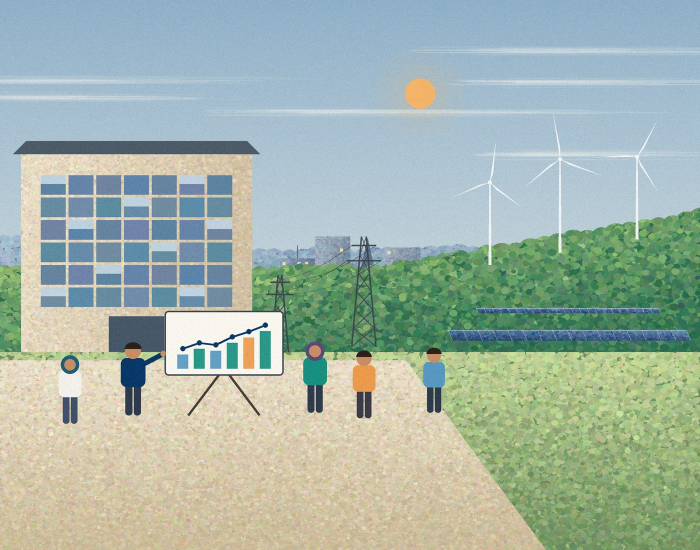
#> input picture src/assets/art/ieef-at-work.jpg, 1400 x 1100 px, given in place of bg_day.jpg, which was not available (shown at 1/2 size)
$ python compose.py ../../src/assets/art/ieef-at-work.jpg
#> lines starting #> are read from the running program, lines starting #| are printed output that depends on the picture; pictures that were not available may be replaced by others from this repository, and a replacement may not be noted
import numpy as np
from PIL import Image, ImageFilter, ImageDraw, ImageChops
ART = '/home/claude/ieef-website/src/assets/art/'
W, H = 900, 1200

def cover(img, w, h, fy=0.5):
    s = max(w / img.width, h / img.height)
    im = img.resize((round(img.width * s), round(img.height * s)), Image.LANCZOS)
    x = (im.width - w) // 2; y = int((im.height - h) * fy)
    return im.crop((x, y, x + w, y + h))

def bg_forest():
    art = Image.open(ART + 'paint_mobile.jpg').convert('RGB')         # 900x1800 portrait painting
    im = cover(art, W, H, fy=0.42).filter(ImageFilter.GaussianBlur(5))
    return im

def bg_dusk():
    art = Image.open(ART + 'paint_dusk.jpg').convert('RGB')
    im = cover(art, W, H, fy=0.35)
    im = im.filter(ImageFilter.GaussianBlur(5))
    return im

def bg_paper():
    paper = Image.new('RGB', (W, H), (244, 239, 227))
    # soft sky wash at the top
    g = np.linspace(0, 1, H)[:, None]
    sky = (np.array([214, 225, 230]) * (1 - g) + np.array([244, 239, 227]) * g)
    paper = Image.fromarray(np.repeat(sky[:, None, :], W, 1).squeeze().astype(np.uint8))
    art = Image.open(ART + 'paint_mobile.jpg').convert('RGB')
    hills = cover(art, W, int(H * 0.6), fy=0.62)
    mask = Image.new('L', hills.size, 0); d = np.asarray(hills).astype(int)
    # take only the painted hills (drop the sky of the painting): sky pixels are blue-grey and bright
    sky_like = (d[..., 2] > d[..., 1] - 5) & (d.mean(2) > 150)
    m = Image.fromarray(np.where(sky_like, 0, 255).astype(np.uint8)).filter(ImageFilter.GaussianBlur(3))
    paper.paste(hills, (0, H - hills.height), m)
    d = ImageDraw.Draw(paper)
    d.ellipse([W * 0.68, H * 0.16, W * 0.68 + 120, H * 0.16 + 120], fill=(236, 154, 76))
    return paper.filter(ImageFilter.GaussianBlur(1.2))

def compose(cut_path, bg, grade):
#> called with grade = (120, 150, 110)
    person = Image.open(cut_path).convert('RGBA')
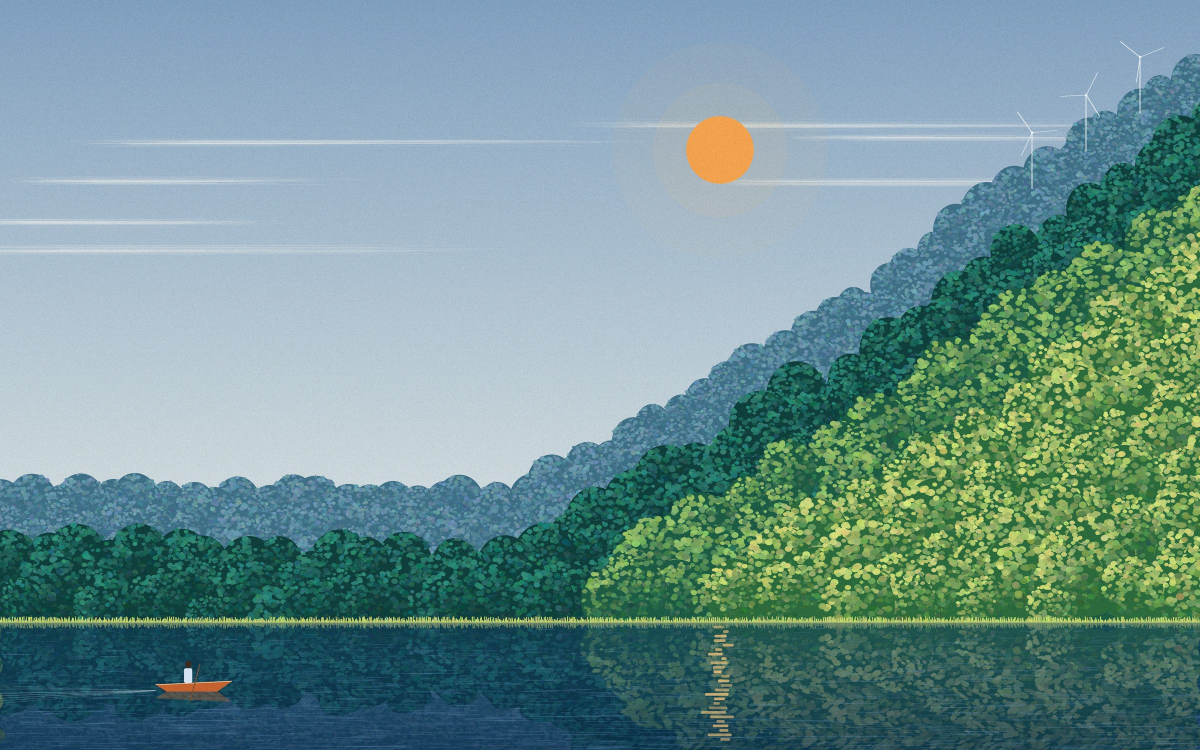
#> input picture src/assets/art/paint_hero.jpg, 2400 x 1500 px, given in place of ieef-at-work.jpg.png, which was not available (shown at 1/2 size)
    person = person.resize((W, round(person.height * W / person.width)), Image.LANCZOS)
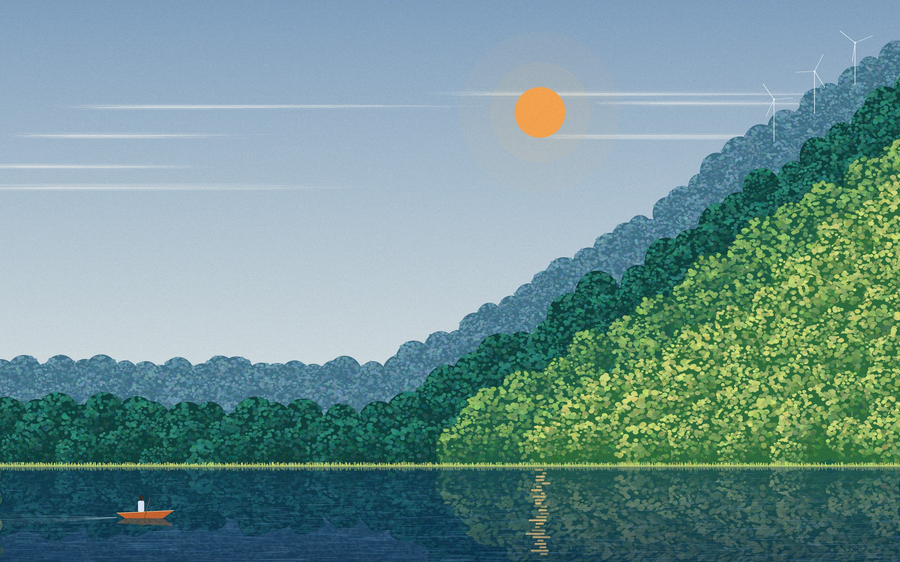
#> person: PIL image 900x562 RGBA; mean R, G, B, A 110.9, 146.1, 146.1, 255
    canvas = bg.copy().convert('RGBA')
    # soft contact shadow under the figure
    alpha = person.split()[3]
#> alpha: PIL image 900x562 L; every value is 255
    # soft ambient shadow behind the figure (no offset, so no dark halo on one side)
    sh = Image.new('RGBA', person.size, (10, 25, 35, 0)); sh.putalpha(alpha.point(lambda v: int(v * .18)).filter(ImageFilter.GaussianBlur(26)))
#> after `sh.putalpha(alpha.point(lambda v: int(v * 0.18)).filter(ImageFilter.Ga`:
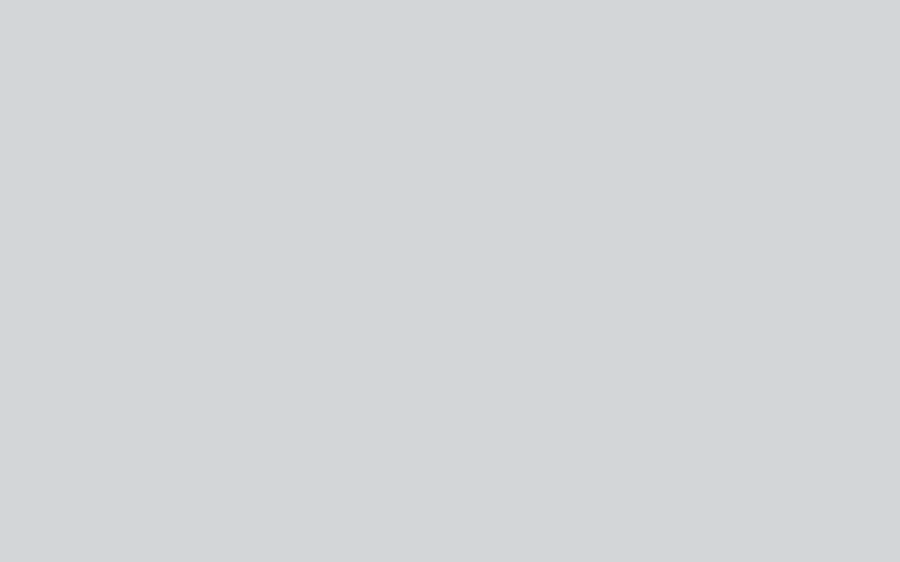
#> sh: PIL image 900x562 RGBA; mean R, G, B, A 10, 25, 35, 45; transparent parts drawn white
    canvas.alpha_composite(sh, (0, H - person.height + 6))
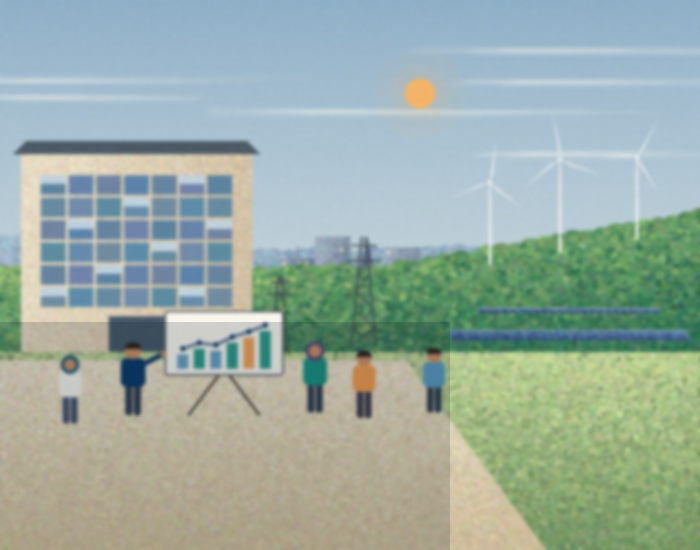
#> canvas: PIL image 1400x1100 RGBA (shown at 1/2 size); mean R, G, B, A 154.7, 173.2, 163.5, 255
    # gentle colour grade so the person sits in the scene's light
    rgb = person.convert('RGB'); tint = Image.new('RGB', person.size, grade)
#> after `tint = Image.new('RGB', person.size, grade)`:
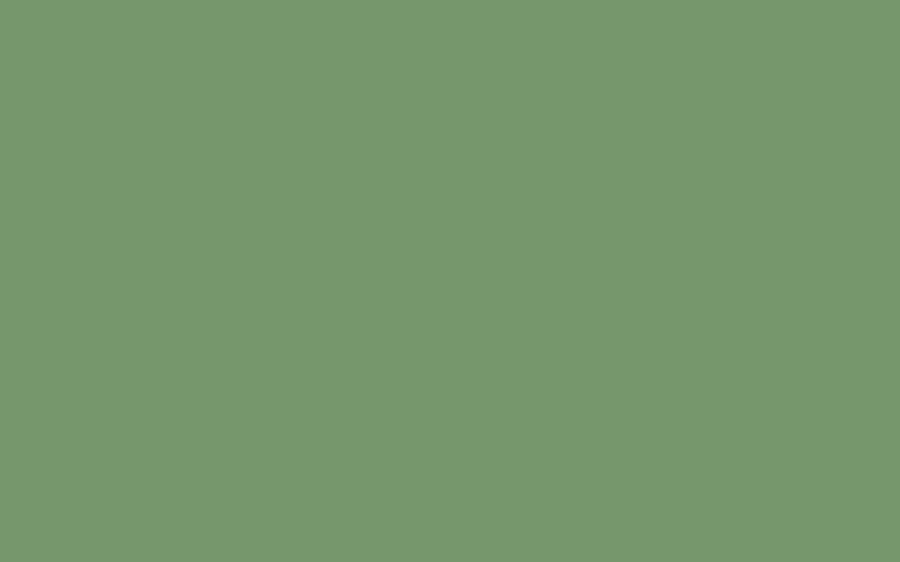
#> tint: PIL image 900x562 RGB; mean R, G, B 120, 150, 110
    rgb = Image.blend(rgb, tint, 0.06)
    # light wrap: background glow bleeding onto the figure's edges
    edge = ImageChops.subtract(alpha, alpha.filter(ImageFilter.MinFilter(9))).filter(ImageFilter.GaussianBlur(4))
#> edge: PIL image 900x562 L; every value is 0
    bgcrop = bg.crop((0, H - person.height, W, H)).filter(ImageFilter.GaussianBlur(12))
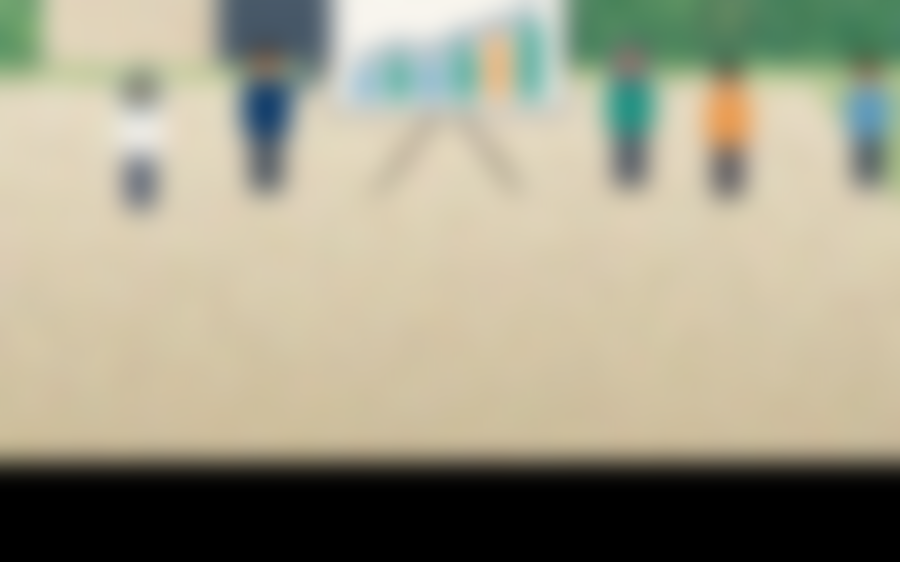
#> bgcrop: PIL image 900x562 RGB; mean R, G, B 161.2, 157.4, 135.8
    rgb = Image.composite(Image.blend(rgb, bgcrop, 0.45), rgb, edge.point(lambda v: int(v * .7)))
    out = rgb.convert('RGBA'); out.putalpha(alpha)
    canvas.alpha_composite(out, (0, H - person.height))
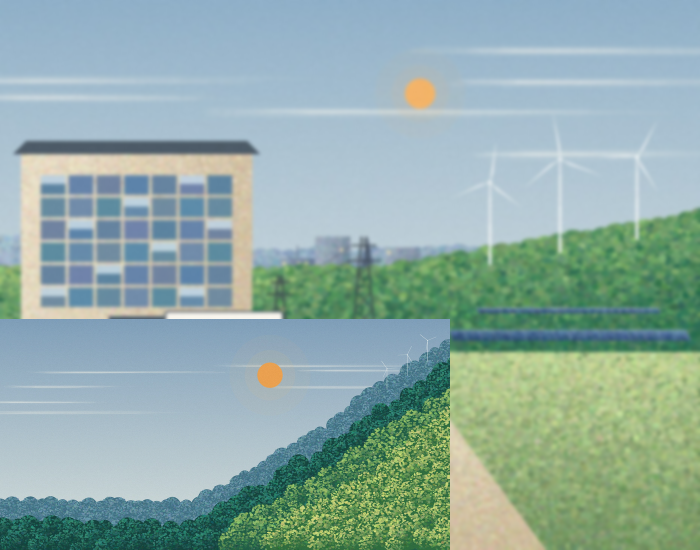
#> canvas: PIL image 1400x1100 RGBA (shown at 1/2 size); mean R, G, B, A 144.3, 172, 166.9, 255
    return canvas.convert('RGB')

P = '/home/claude/ieef/portraits/'
def soft(name, blur):
    return lambda: Image.open(P + name).convert('RGB').filter(ImageFilter.GaussianBlur(blur))
VARIANTS = {'A_forest': (soft('bg_day.jpg', 3.5), (120, 150, 110)),
            'B_dusk': (soft('bg_dusk.jpg', 3.5), (90, 110, 170)),
            'C_light': (soft('bg_light.jpg', 2.5), (240, 230, 210))}
if __name__ == '__main__':
    import sys
    for n in sys.argv[1:]:
        for v, (fn, grade) in VARIANTS.items():
            compose(f'cut_{n}.png', fn(), grade).save(f'{v}_{n}.jpg', quality=90)
